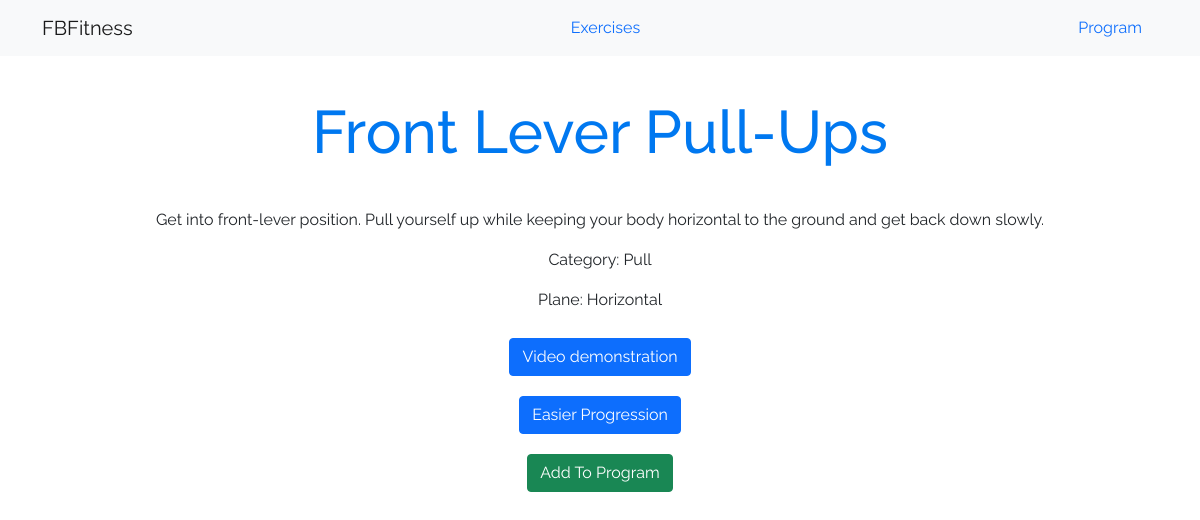
The app's page /Exercises/frontpullups/ with its own data.
### Exercises/models.py (models this page shows, shortened)
class Exercise(models.Model):
    name = models.CharField(max_length=255,unique=True)
    slug = models.SlugField(allow_unicode=True,null=False,unique=True)
    progressionTo = models.ForeignKey('self',on_delete=models.CASCADE,null=True,blank=True,related_name='harder')
    progressionFrom = models.ForeignKey('self',on_delete=models.CASCADE,null=True,blank=True,related_name='easier')
    difficulty = models.IntegerField()
    link = models.CharField(max_length=255,unique=True,null=True,blank=True)
    plane = models.CharField(max_length=255,null=True,blank=True)
    category = models.CharField(max_length=255,null=True,blank=True)
    description = models.CharField(max_length=500,null=True,blank=True)
    class Meta:
        ordering = ['-difficulty','category']

### Exercises/views.py (the view)
# urls.py: path('<slug:slug>/',views.SingleExercise.as_view(),name='single'),
class SingleExercise(generic.DetailView):
    model = models.Exercise
    def get_context_data(self,**kwargs):
        context = super().get_context_data(**kwargs)
        info = Program.objects.all()
        context['ex_list']=[]
        for item in info:
            context['ex_list'].append(item.exercise.name)
        return context

### Exercises/templates/Exercises/exercise_detail.html (shortened to what this page needs)
{% extends 'Exercises/exercise_base.html' %}
{% block ex_content %}
<h1 class='titles'>{{exercise.name}}</h1>
<div class="content">
  <p>{{exercise.description}}</p>
  <p>Category: {{exercise.category}}</p>
  {% if exercise.category != 'Legs' %}
    <p>Plane: {{exercise.plane}}</p>
  {% endif %}
  <a class="btn btn-primary" href="{{exercise.link}}" target="_blank">Video demonstration</a>
  {% if exercise.difficulty > 1 %}
  <br>
    <a class="btn btn-primary" href="{% url 'Exercises:single' slug=exercise.progressionFrom.slug %}">Easier Progression</a>
  {% endif %}
  {% if exercise.name in ex_list %}
    <br>
    <a class="btn btn-danger" href="{% url 'program:remove' slug=exercise.slug %}">Remove From Program</a>
  {% else %}
    <br>
    <a class="btn btn-success" href="{% url 'program:add' slug=exercise.slug %}">Add To Program</a>
  {% endif %}
</div>
{% endblock %}

### static/BWFitness/css/master.css (style rules this page uses)
body { text-align: center; font-family: 'Raleway', sans-serif; }
.titles { color: rgb(0,120,240); font-size: 60px; margin-top: 40px; margin-bottom: 40px; }
.btn { margin-top: 10px; margin-bottom: 10px; }

### records on screen
Exercise: name "Front Lever Pull-Ups", description "Get into front-lever position. Pull yourself up while keeping your body horizontal to the ground and get back down slowly.", category "Pull", plane "Horizontal"
